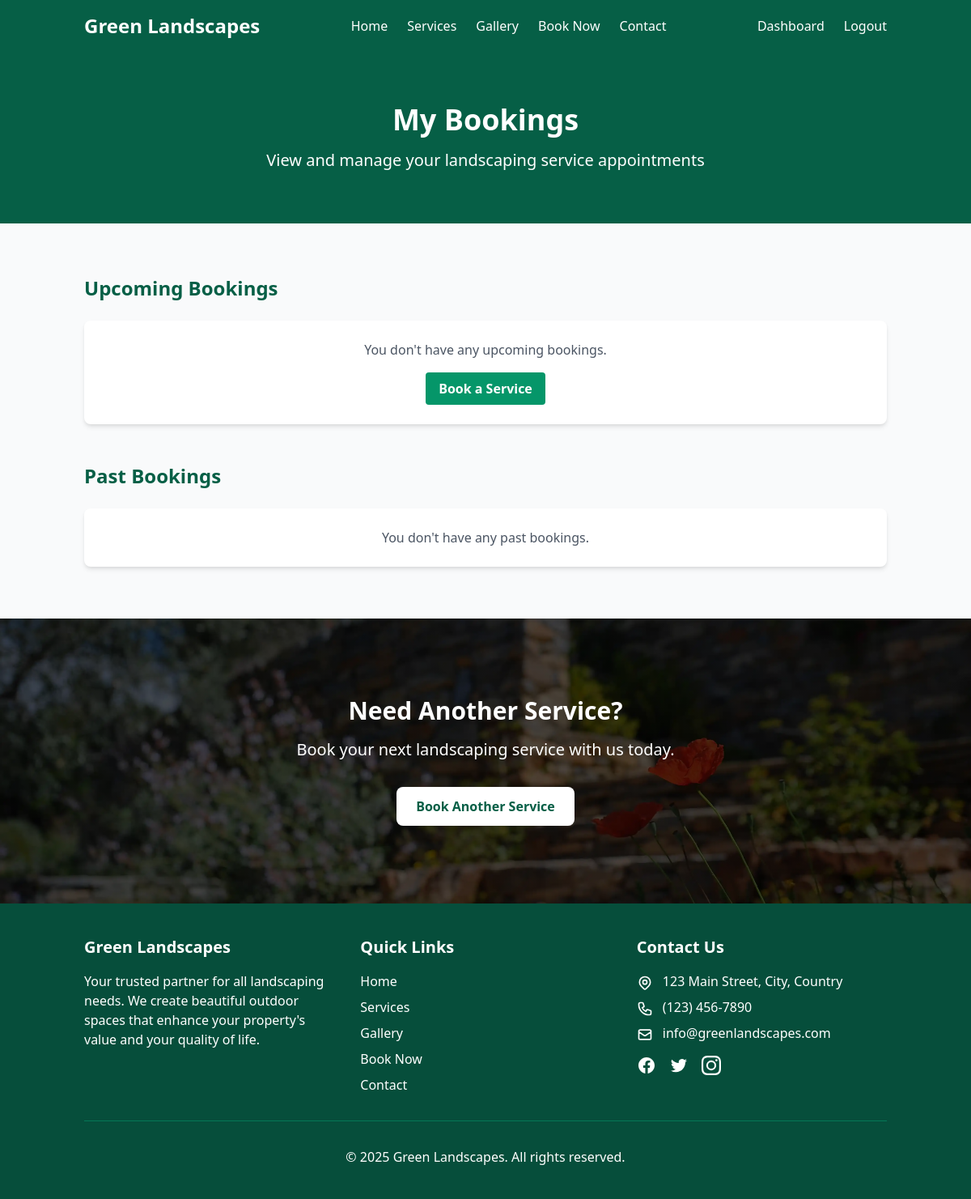
Before: /bookings/list/ (signed in) with the older database file.
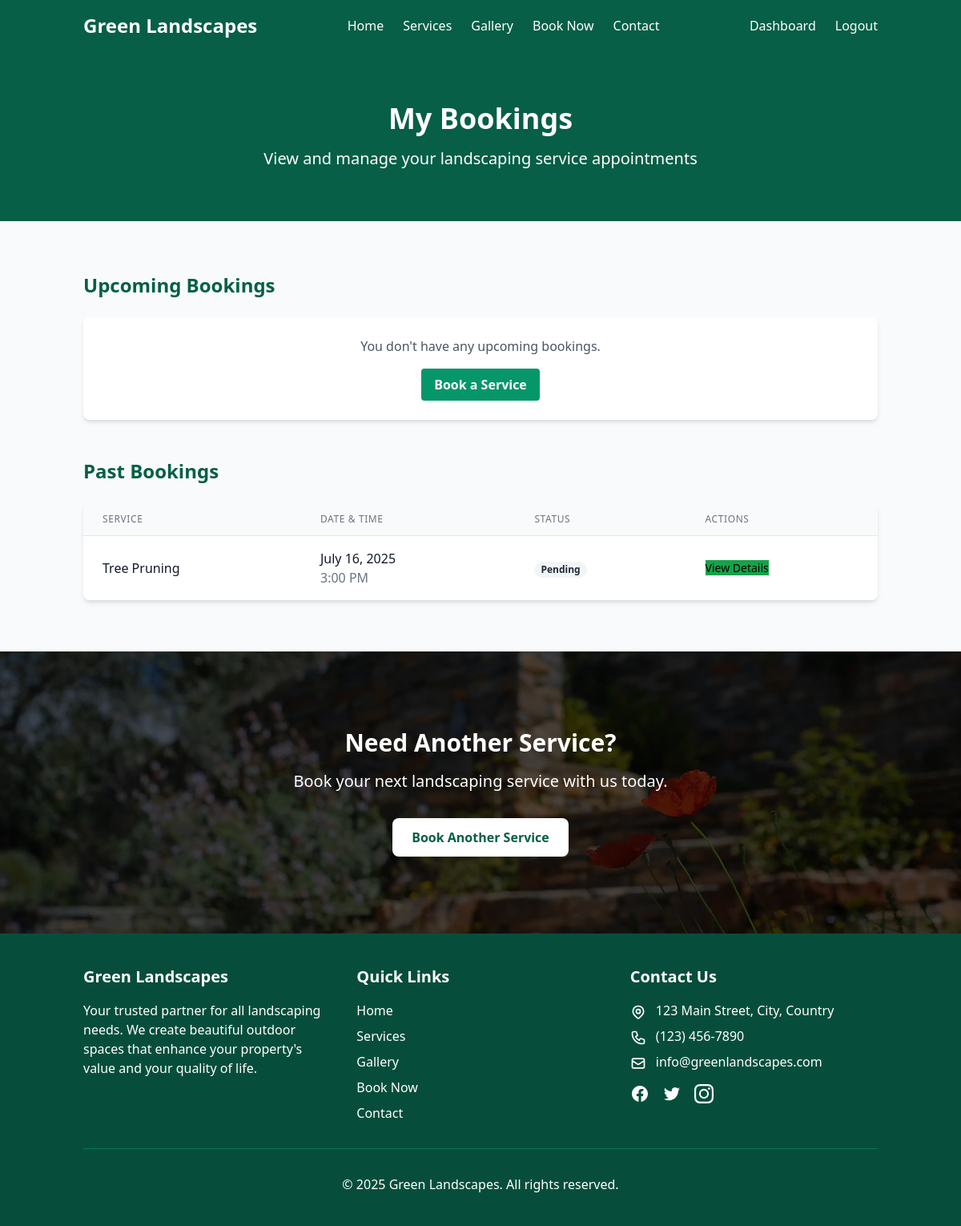
After: the same page with the newer database file.
### bookings/models.py (models this page shows, shortened)
class Booking(models.Model):
    user = models.ForeignKey(settings.AUTH_USER_MODEL, on_delete=models.CASCADE, related_name='bookings')
    service = models.ForeignKey(Service, on_delete=models.CASCADE, related_name='bookings')
    date = models.DateField()
    time_slot = models.ForeignKey(BookingTimeSlot, on_delete=models.CASCADE, related_name='bookings')
    status = models.ForeignKey(BookingStatus, on_delete=models.CASCADE, default=1)  # Default to 'Pending'
    special_instructions = models.TextField(blank=True, null=True)
    address = models.TextField(blank=True, null=True, help_text="If different from your account address")
    phone = models.CharField(max_length=15, blank=True, null=True, help_text="If different from your account phone")
    created_at = models.DateTimeField(auto_now_add=True)
    updated_at = models.DateTimeField(auto_now=True)
    class Meta:
        ordering = ['-date', '-time_slot__start_time']
        unique_together = ['date', 'time_slot']

class BookingTimeSlot(models.Model):
    TIME_CHOICES = [
        ('08:00', '8:00 AM'),
        ('09:00', '9:00 AM'),
        ('10:00', '10:00 AM'),
        ('11:00', '11:00 AM'),
        ('12:00', '12:00 PM'),
        ('13:00', '1:00 PM'),
        ('14:00', '2:00 PM'),
        ('15:00', '3:00 PM'),
        ('16:00', '4:00 PM'),
        ('17:00', '5:00 PM'),
    ]
    start_time = models.CharField(max_length=5, choices=TIME_CHOICES)
    is_available = models.BooleanField(default=True)
    def __str__(self):
        return self.get_start_time_display()

class BookingStatus(models.Model):
    BOOKING_STATUS_CHOICES = [
        ('pending', 'Pending'),
        ('confirmed', 'Confirmed'),
        ('in_progress', 'In Progress'),
        ('completed', 'Completed'),
        ('cancelled', 'Cancelled'),
    ]
    name = models.CharField(max_length=20, choices=BOOKING_STATUS_CHOICES, unique=True)
    description = models.TextField(blank=True)
    def __str__(self):
        return self.get_name_display()
    class Meta:
        verbose_name_plural = "Booking Statuses"

### services/models.py (models this page shows, shortened)
class Service(models.Model):
    category = models.ForeignKey(ServiceCategory, on_delete=models.CASCADE, related_name='services')
    name = models.CharField(max_length=200)
    description = models.TextField()
    short_description = models.CharField(max_length=255, blank=True)
    price = models.DecimalField(max_digits=10, decimal_places=2, blank=True, null=True, help_text="Leave blank if price varies")
    price_suffix = models.CharField(max_length=20, blank=True, help_text="e.g. 'per hour', 'per visit'")
    image = models.ImageField(upload_to=get_upload_path, blank=True, null=True)
    slug = models.SlugField(max_length=220, unique=True, blank=True)
    is_featured = models.BooleanField(default=False)
    created_at = models.DateTimeField(auto_now_add=True)
    updated_at = models.DateTimeField(auto_now=True)

### bookings/views.py (the view)
# urls.py: path('list/', views.BookingListView.as_view(), name='booking_list'),
class BookingListView(LoginRequiredMixin, ListView):
    model = Booking
    template_name = 'bookings/booking_list.html'
    context_object_name = 'bookings'
    def get_queryset(self):
        return Booking.objects.filter(user=self.request.user)
    def get_context_data(self, **kwargs):
        context = super().get_context_data(**kwargs)
        context['upcoming_bookings'] = self.get_queryset().filter(
            date__gte=timezone.now().date(),
            status__name__in=['pending', 'confirmed']
        )
        context['past_bookings'] = self.get_queryset().filter(
            date__lt=timezone.now().date()
        )
        return context

### templates/bookings/booking_list.html (shortened to what the changed rows need)
{% extends 'base.html' %}
{% load static %}
{% block content %}
<section class="bg-green-800 text-white py-16">
    <div class="container mx-auto px-4 text-center">
        <h1 class="text-4xl font-bold mb-4">My Bookings</h1>
    </div>
</section>
<section class="py-16">
    <div class="container mx-auto px-4">
        <div class="max-w-5xl mx-auto">
            <div class="mb-12">
                <h2 class="text-2xl font-bold mb-6 text-green-800">Upcoming Bookings</h2>
            </div>
            <div>
                <h2 class="text-2xl font-bold mb-6 text-green-800">Past Bookings</h2>
                {% if past_bookings %}
                    <div class="bg-white rounded-lg shadow-md overflow-hidden">
                        <div class="overflow-x-auto">
                            <table class="min-w-full divide-y divide-gray-200">
                                <thead class="bg-gray-50">
                                    <tr>
                                        <th scope="col" class="px-6 py-3 text-left text-xs font-medium text-gray-500 uppercase tracking-wider">Service</th>
                                        <th scope="col" class="px-6 py-3 text-left text-xs font-medium text-gray-500 uppercase tracking-wider">Date & Time</th>
                                        <th scope="col" class="px-6 py-3 text-left text-xs font-medium text-gray-500 uppercase tracking-wider">Status</th>
                                        <th scope="col" class="px-6 py-3 text-left text-xs font-medium text-gray-500 uppercase tracking-wider">Actions</th>
                                    </tr>
                                </thead>
                                <tbody class="bg-white divide-y divide-gray-200">
                                    {% for booking in past_bookings %}
                                    <tr>
                                        <td class="px-6 py-4 whitespace-nowrap">
                                            <div class="font-medium text-gray-900">{{ booking.service.name }}</div>
                                        </td>
                                        <td class="px-6 py-4 whitespace-nowrap">
                                            <div class="text-gray-900">{{ booking.date|date:"F j, Y" }}</div>
                                            <div class="text-gray-500">{{ booking.time_slot }}</div>
                                        </td>
                                        <td class="px-6 py-4 whitespace-nowrap">
                                            <span class="px-2 inline-flex text-xs leading-5 font-semibold rounded-full
                                                {% if booking.status.name == 'completed' %}bg-green-100 text-green-800
                                                {% elif booking.status.name == 'cancelled' %}bg-red-100 text-red-800
                                                {% else %}bg-gray-100 text-gray-800{% endif %}">
                                                {{ booking.status }}
                                            </span>
                                        </td>
                                        <td class="px-6 py-4 whitespace-nowrap text-sm font-medium">
                                            <a href="{% url 'bookings:booking_detail' booking.id %}" class="btn btn-sm btn-primary">View Details</a>
                                        </td>
                                    </tr>
                                    {% endfor %}
                                </tbody>
                            </table>
                        </div>
                    </div>
                {% else %}
                    <div class="bg-white p-6 rounded-lg shadow-md text-center">
                        <p class="text-gray-600">You don't have any past bookings.</p>
                    </div>
                {% endif %}
            </div>
        </div>
    </div>
</section>
<section class="relative py-24 text-white bg-cover bg-center bg-no-repeat" style="background-image: linear-gradient(rgba(0, 0, 0, 0.7), rgba(0, 0, 0, 0.7)), url('{% static 'images/cover2.webp' %}')">
    <div class="container mx-auto px-4 text-center relative z-10">
        <h2 class="text-3xl font-bold mb-4">Need Another Service?</h2>
    </div>
</section>
{% endblock %}

Changed rows visible on the page:
added Booking: service.name "Tree Pruning", date "July 16, 2025", time_slot "3:00 PM", status "Pending"
Other visible differences:
text no longer shown: "You don't have any past bookings."
text now shown: "SERVICE DATE & TIME STATUS ACTIONS"
